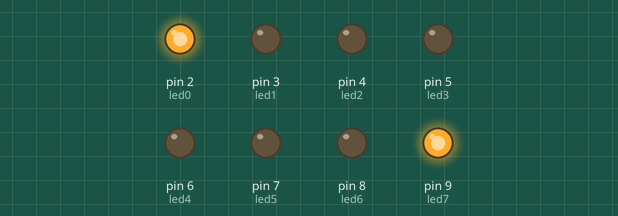
This sketch was run on a simulated Arduino Uno, built with avr-gcc and run on an emulated ATmega328P. Parts: output pins drawn as LEDs (lit = HIGH).

Above: at 12.29 s.
At 15.71 s:
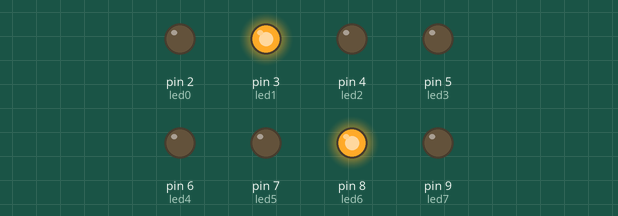
At 19.08 s:
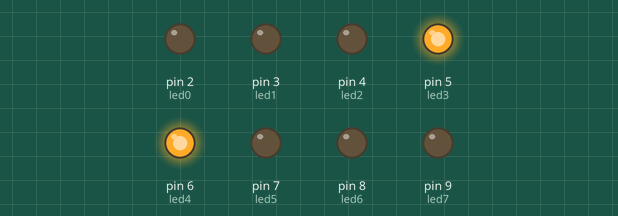
At 22.56 s:
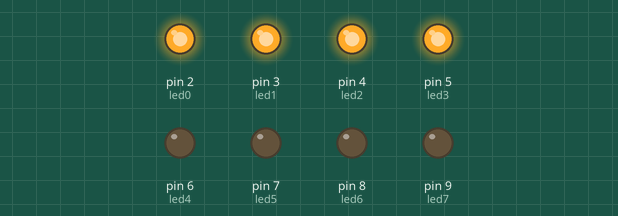
At 26.06 s:
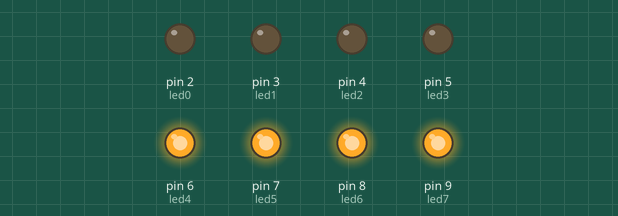
At 39.94 s:
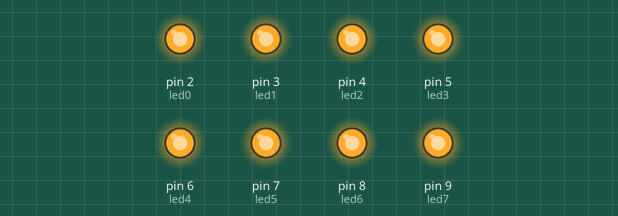
Timing chart, 0 to 40.0 s (numbered marks = the images above):
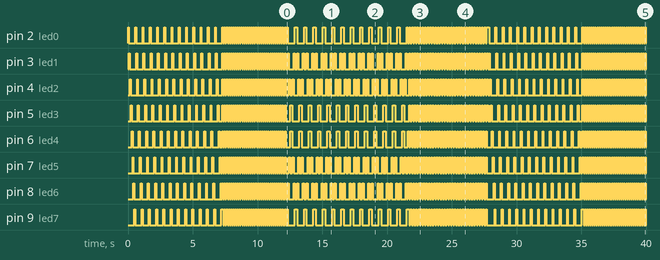

The sketch:

Led-parpadeo-05.ino
```cpp
int led7=9;
int led6=8;
int led5=7;
int led4=6;
int led3=5;
int led2=4;
int led1=3;
int led0=2;

int tiempo1=70;
int tiempo2=80;
int tiempo3=90;
int tiempo4=100;

void setup() {

pinMode (led7, OUTPUT);
pinMode (led6, OUTPUT);
pinMode (led5, OUTPUT);
pinMode (led4, OUTPUT);
pinMode (led3, OUTPUT);
pinMode (led2, OUTPUT);
pinMode (led1, OUTPUT);
pinMode (led0, OUTPUT);
}

void loop() {

for (int s1=0; s1<13; s1++) {
//01
digitalWrite (led7, LOW);
digitalWrite (led6, LOW);
digitalWrite (led5, LOW);
digitalWrite (led4, LOW);
digitalWrite (led3, LOW);
digitalWrite (led2, LOW);
digitalWrite (led1, LOW);
digitalWrite (led0, HIGH);
delay(tiempo1);
//02
digitalWrite (led7, LOW);
digitalWrite (led6, LOW);
digitalWrite (led5, LOW);
digitalWrite (led4, LOW);
digitalWrite (led3, LOW);
digitalWrite (led2, LOW);
digitalWrite (led1, HIGH);
digitalWrite (led0, LOW);
delay(tiempo1);
//03
digitalWrite (led7, LOW);
digitalWrite (led6, LOW);
digitalWrite (led5, LOW);
digitalWrite (led4, LOW);
digitalWrite (led3, LOW);
digitalWrite (led2, HIGH);
digitalWrite (led1, LOW);
digitalWrite (led0, LOW);
delay(tiempo1);
//04
digitalWrite (led7, LOW);
digitalWrite (led6, LOW);
digitalWrite (led5, LOW);
digitalWrite (led4, LOW);
digitalWrite (led3, HIGH);
digitalWrite (led2, LOW);
digitalWrite (led1, LOW);
digitalWrite (led0, LOW);
delay(tiempo1);
//05
digitalWrite (led7, LOW);
digitalWrite (led6, LOW);
digitalWrite (led5, LOW);
digitalWrite (led4, HIGH);
digitalWrite (led3, LOW);
digitalWrite (led2, LOW);
digitalWrite (led1, LOW);
digitalWrite (led0, LOW);
delay(tiempo1);
//06
digitalWrite (led7, LOW);
digitalWrite (led6, LOW);
digitalWrite (led5, HIGH);
digitalWrite (led4, LOW);
digitalWrite (led3, LOW);
digitalWrite (led2, LOW);
digitalWrite (led1, LOW);
digitalWrite (led0, LOW);
delay(tiempo1);
//07
digitalWrite (led7, LOW);
digitalWrite (led6, HIGH);
digitalWrite (led5, LOW);
digitalWrite (led4, LOW);
digitalWrite (led3, LOW);
digitalWrite (led2, LOW);
digitalWrite (led1, LOW);
digitalWrite (led0, LOW);
delay(tiempo1);
//08
digitalWrite (led7, HIGH);
digitalWrite (led6, LOW);
digitalWrite (led5, LOW);
digitalWrite (led4, LOW);
digitalWrite (led3, LOW);
digitalWrite (led2, LOW);
digitalWrite (led1, LOW);
digitalWrite (led0, LOW);
delay(tiempo1);
}

for (int s2=0; s2<31; s2++) {

//s2-01
digitalWrite (led7, HIGH);
digitalWrite (led6, HIGH);
digitalWrite (led5, HIGH);
digitalWrite (led4, HIGH);
digitalWrite (led3, HIGH);
digitalWrite (led2, HIGH);
digitalWrite (led1, HIGH);
digitalWrite (led0, HIGH);
delay(tiempo2);
//s2-02
digitalWrite (led7, LOW);
digitalWrite (led6, LOW);
digitalWrite (led5, LOW);
digitalWrite (led4, LOW);
digitalWrite (led3, LOW);
digitalWrite (led2, LOW);
digitalWrite (led1, LOW);
digitalWrite (led0, LOW);
delay(tiempo2);
}

for (int s3=0; s3<13; s3++) {
//01
digitalWrite (led7, HIGH);
digitalWrite (led6, LOW);
digitalWrite (led5, LOW);
digitalWrite (led4, LOW);
digitalWrite (led3, LOW);
digitalWrite (led2, LOW);
digitalWrite (led1, LOW);
digitalWrite (led0, HIGH);
delay(tiempo3);
//02
digitalWrite (led7, LOW);
digitalWrite (led6, HIGH);
digitalWrite (led5, LOW);
digitalWrite (led4, LOW);
digitalWrite (led3, LOW);
digitalWrite (led2, LOW);
digitalWrite (led1, HIGH);
digitalWrite (led0, LOW);
delay(tiempo3);
//03
digitalWrite (led7, LOW);
digitalWrite (led6, LOW);
digitalWrite (led5, HIGH);
digitalWrite (led4, LOW);
digitalWrite (led3, LOW);
digitalWrite (led2, HIGH);
digitalWrite (led1, LOW);
digitalWrite (led0, LOW);
delay(tiempo3);
//04
digitalWrite (led7, LOW);
digitalWrite (led6, LOW);
digitalWrite (led5, LOW);
digitalWrite (led4, HIGH);
digitalWrite (led3, HIGH);
digitalWrite (led2, LOW);
digitalWrite (led1, LOW);
digitalWrite (led0, LOW);
delay(tiempo3);
//05
digitalWrite (led7, LOW);
digitalWrite (led6, LOW);
digitalWrite (led5, LOW);
digitalWrite (led4, HIGH);
digitalWrite (led3, HIGH);
digitalWrite (led2, LOW);
digitalWrite (led1, LOW);
digitalWrite (led0, LOW);
delay(tiempo3);
//06
digitalWrite (led7, LOW);
digitalWrite (led6, LOW);
digitalWrite (led5, HIGH);
digitalWrite (led4, LOW);
digitalWrite (led3, LOW);
digitalWrite (led2, HIGH);
digitalWrite (led1, LOW);
digitalWrite (led0, LOW);
delay(tiempo3);
//07
digitalWrite (led7, LOW);
digitalWrite (led6, HIGH);
digitalWrite (led5, LOW);
digitalWrite (led4, LOW);
digitalWrite (led3, LOW);
digitalWrite (led2, LOW);
digitalWrite (led1, HIGH);
digitalWrite (led0, LOW);
delay(tiempo3);
//08
digitalWrite (led7, HIGH);
digitalWrite (led6, LOW);
digitalWrite (led5, LOW);
digitalWrite (led4, LOW);
digitalWrite (led3, LOW);
digitalWrite (led2, LOW);
digitalWrite (led1, LOW);
digitalWrite (led0, HIGH);
delay(tiempo3);
}

for (int s4=0; s4<31; s4++) {

//s4-01
digitalWrite (led7, HIGH);
digitalWrite (led6, HIGH);
digitalWrite (led5, HIGH);
digitalWrite (led4, HIGH);
digitalWrite (led3, LOW);
digitalWrite (led2, LOW);
digitalWrite (led1, LOW);
digitalWrite (led0, LOW);
delay(tiempo4);
//s4-02
digitalWrite (led7, LOW);
digitalWrite (led6, LOW);
digitalWrite (led5, LOW);
digitalWrite (led4, LOW);
digitalWrite (led3, HIGH);
digitalWrite (led2, HIGH);
digitalWrite (led1, HIGH);
digitalWrite (led0, HIGH);
delay(tiempo4);
}

}
```
